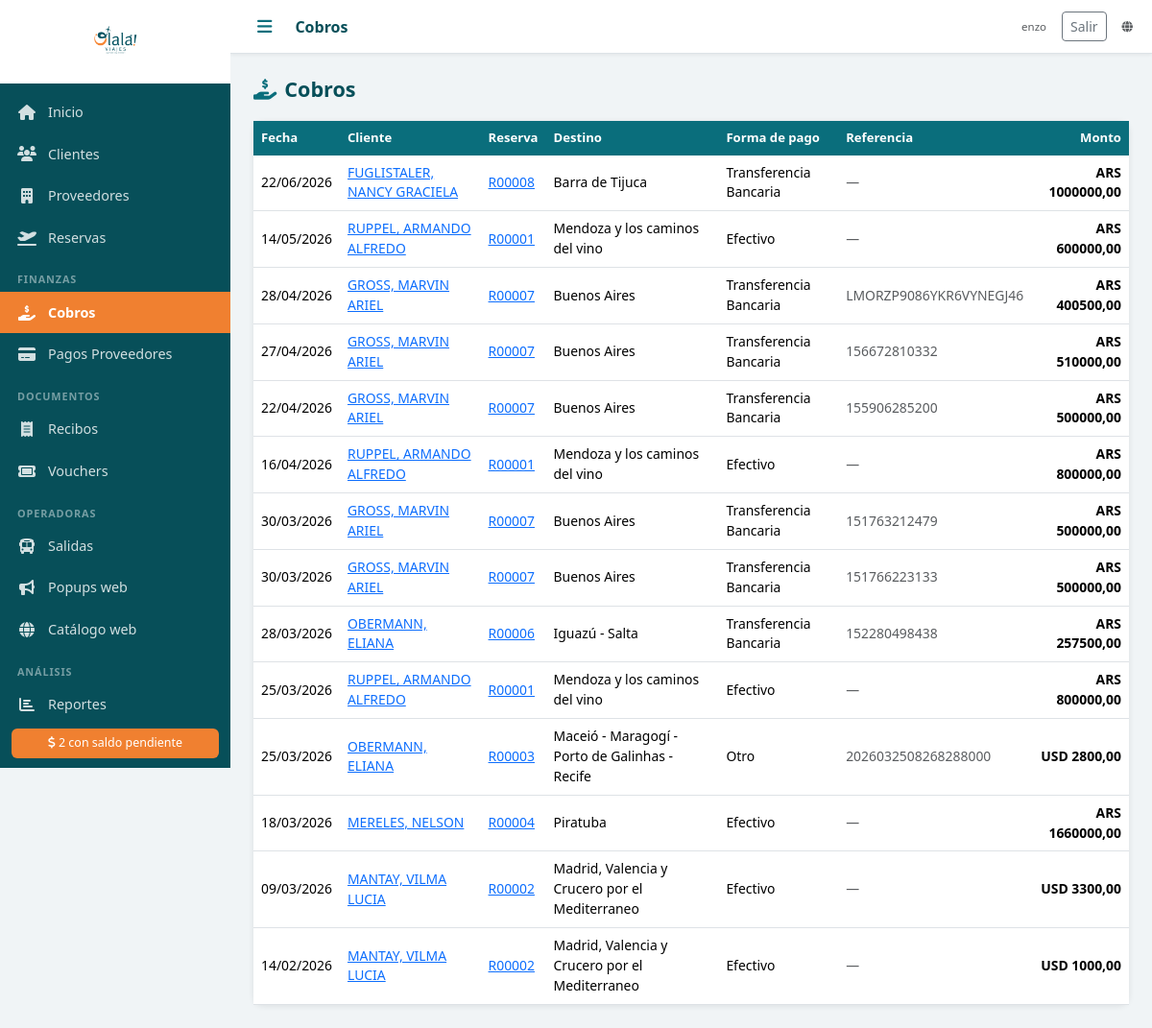
Page /cobros/ (signed in) on the committed database.
### agencia/models.py (models this page shows, shortened)
class Cobro(models.Model):
    reserva = models.ForeignKey(Reserva, on_delete=models.PROTECT, related_name='cobros', verbose_name='Reserva')
    fecha = models.DateField('Fecha')
    monto = models.DecimalField('Monto', max_digits=12, decimal_places=2)
    moneda = models.CharField('Moneda', max_length=3, choices=MONEDAS, default='ARS')
    forma_pago = models.CharField('Forma de pago', max_length=20, choices=FORMAS_PAGO)
    referencia = models.CharField('Referencia / Nro. comprobante', max_length=200, blank=True)
    notas = models.TextField('Notas', blank=True)
    created_at = models.DateTimeField(auto_now_add=True)
    class Meta:
        verbose_name = 'Cobro'
        verbose_name_plural = 'Cobros'
        ordering = ['-fecha']

class Reserva(models.Model):
    ESTADOS = [
        ('PENDIENTE', 'Pendiente'),
        ('CONFIRMADA', 'Confirmada'),
        ('EN_CURSO', 'En curso'),
        ('COMPLETADA', 'Completada'),
        ('CANCELADA', 'Cancelada'),
    ]
    numero = models.CharField('Nro. Reserva', max_length=20, unique=True, blank=True)
    cliente = models.ForeignKey(Cliente, on_delete=models.PROTECT, verbose_name='Cliente titular', related_name='reservas')
    descripcion = models.TextField('Descripción / Observaciones', blank=True)
    destino = models.CharField('Destino', max_length=200)
    fecha_salida = models.DateField('Fecha de salida')
    fecha_regreso = models.DateField('Fecha de regreso', null=True, blank=True)
    pasajeros_adicionales = models.ManyToManyField(
        Cliente, related_name='reservas_como_pasajero',
        blank=True, verbose_name='Pasajeros adicionales'
    )
    precio_venta = models.DecimalField('Precio de venta', max_digits=12, decimal_places=2, default=0)
    moneda_venta = models.CharField('Moneda venta', max_length=3, choices=MONEDAS, default='ARS')
    comision_porcentaje = models.DecimalField('Comisión (%)', max_digits=5, decimal_places=2, default=0)
    estado = models.CharField('Estado', max_length=20, choices=ESTADOS, default='PENDIENTE')
    notas = models.TextField('Notas internas', blank=True)
    created_at = models.DateTimeField(auto_now_add=True)
    updated_at = models.DateTimeField(auto_now=True)
    class Meta:
        verbose_name = 'Reserva'
        verbose_name_plural = 'Reservas'
        ordering = ['fecha_salida']

class Cliente(models.Model):
    TIPOS_DOC = [
        ('DNI', 'DNI'),
        ('PASAPORTE', 'Pasaporte'),
        ('LC', 'L.C.'),
        ('LE', 'L.E.'),
        ('CUIT', 'CUIT'),
    ]
    nombre = models.CharField('Nombre', max_length=100)
    apellido = models.CharField('Apellido', max_length=100)
    tipo_doc = models.CharField('Tipo de documento', max_length=20, choices=TIPOS_DOC, default='DNI')
    nro_doc = models.CharField('Nro. de documento', max_length=50, blank=True)
    email = models.EmailField('Email', blank=True)
    telefono = models.CharField('Teléfono', max_length=50, blank=True)
    direccion = models.CharField('Dirección', max_length=300, blank=True)
    fecha_nacimiento = models.DateField('Fecha de nacimiento', null=True, blank=True)
    notas = models.TextField('Notas', blank=True)
    foto_dni = models.FileField('Foto DNI', upload_to='dni/', blank=True, null=True)
    activo = models.BooleanField('Activo', default=True)
    created_at = models.DateTimeField(auto_now_add=True)
    updated_at = models.DateTimeField(auto_now=True)
    class Meta:
        verbose_name = 'Cliente'
        verbose_name_plural = 'Clientes'
        ordering = ['apellido', 'nombre']
    def __str__(self):
        return f"{self.apellido}, {self.nombre}"

### agencia/views.py (the view)
# urls.py: path('cobros/', login_required(views.cobros_lista), name='cobros_lista'),
def cobros_lista(request):
    cobros = Cobro.objects.select_related('reserva__cliente').all()
    return render(request, 'cobros/lista.html', {'cobros': cobros})

### agencia/context_processors.py (called while the page is built)
def agencia_sitio(request):
    return {'public_web_url': django_settings.PUBLIC_WEB_BASE_URL}

def estado_publicacion_web(request):
    return {'estado_publicacion': None, 'publicacion_log': ''}

def estado_fotos_salidas(request):
    if not request.user.is_authenticated:
        return {'estado_fotos': None}
    from .fotos_utils import resumen_fotos_salidas
    return {'estado_fotos': resumen_fotos_salidas()}

### templates/cobros/lista.html (shortened to what this page needs)
{% extends 'base.html' %}
{% block topbar_title %}Cobros{% endblock %}
{% block content %}
<div class="page-header">
  <h2><i class="fas fa-hand-holding-dollar me-2 text-teal"></i>Cobros</h2>
</div>
<div class="card">
  <div class="table-responsive">
    <table class="table table-hover mb-0">
      <thead><tr><th>Fecha</th><th>Cliente</th><th>Reserva</th><th>Destino</th><th>Forma de pago</th><th>Referencia</th><th class="text-end">Monto</th></tr></thead>
      <tbody>
        {% for c in cobros %}
        <tr>
          <td>{{ c.fecha|date:"d/m/Y" }}</td>
          <td><a href="{% url 'cliente_detalle' c.reserva.cliente.pk %}">{{ c.reserva.cliente }}</a></td>
          <td><a href="{% url 'reserva_detalle' c.reserva.pk %}">{{ c.reserva.numero }}</a></td>
          <td class="small">{{ c.reserva.destino }}</td>
          <td>{{ c.get_forma_pago_display }}</td>
          <td class="small text-muted">{{ c.referencia|default:"—" }}</td>
          <td class="text-end fw-bold moneda-{{ c.moneda }}">{{ c.moneda }} {{ c.monto|floatformat:2 }}</td>
        </tr>
        {% empty %}
        <tr><td colspan="7" class="text-center text-muted py-4">No hay cobros registrados.</td></tr>
        {% endfor %}
      </tbody>
    </table>
  </div>
</div>
{% endblock %}

### templates/base.html (shortened to what this page needs)
<!DOCTYPE html>
<html lang="es">
<head>
  {% load static %}
  <link rel="stylesheet" href="https://cdn.jsdelivr.net/npm/bootstrap@5.3.2/dist/css/bootstrap.min.css">
  <link rel="stylesheet" href="https://cdnjs.cloudflare.com/ajax/libs/font-awesome/6.5.0/css/all.min.css">
  <link rel="stylesheet" href="{% static 'css/olala.css' %}">
</head>
<body>
<div class="sidebar" id="sidebar">
  <div class="sidebar-logo">
    <img src="{% static 'img/logo.png' %}" alt="Olalá Viajes" class="logo-img">
  </div>
  <nav class="sidebar-nav">
    <a href="{% url 'dashboard' %}" class="nav-item {% if request.resolver_match.url_name == 'dashboard' %}active{% endif %}">
      <i class="fas fa-home"></i><span>Inicio</span>
    </a>
    <a href="{% url 'clientes_lista' %}" class="nav-item {% if 'cliente' in request.resolver_match.url_name %}active{% endif %}">
      <i class="fas fa-users"></i><span>Clientes</span>
    </a>
    <a href="{% url 'proveedores_lista' %}" class="nav-item {% if 'proveedor' in request.resolver_match.url_name %}active{% endif %}">
      <i class="fas fa-building"></i><span>Proveedores</span>
    </a>
    <a href="{% url 'reservas_lista' %}" class="nav-item {% if 'reserva' in request.resolver_match.url_name %}active{% endif %}">
      <i class="fas fa-plane-departure"></i><span>Reservas</span>
    </a>
    <div class="nav-section">Finanzas</div>
    <a href="{% url 'cobros_lista' %}" class="nav-item {% if 'cobro' in request.resolver_match.url_name %}active{% endif %}">
      <i class="fas fa-hand-holding-dollar"></i><span>Cobros</span>
    </a>
    <a href="{% url 'pagos_proveedor_lista' %}" class="nav-item {% if 'pago_proveedor' in request.resolver_match.url_name %}active{% endif %}">
      <i class="fas fa-credit-card"></i><span>Pagos Proveedores</span>
    </a>
    <div class="nav-section">Documentos</div>
    <a href="{% url 'recibos_lista' %}" class="nav-item {% if 'recibo' in request.resolver_match.url_name %}active{% endif %}">
      <i class="fas fa-receipt"></i><span>Recibos</span>
    </a>
    <a href="{% url 'vouchers_lista' %}" class="nav-item {% if 'voucher' in request.resolver_match.url_name %}active{% endif %}">
      <i class="fas fa-ticket"></i><span>Vouchers</span>
    </a>
    <div class="nav-section">Operadoras</div>
    <a href="{% url 'salidas_lista' %}" class="nav-item {% if 'salida' in request.resolver_match.url_name %}active{% endif %}">
      <i class="fas fa-bus"></i><span>Salidas</span>
    </a>
    <a href="{% url 'popups_lista' %}" class="nav-item {% if 'popup' in request.resolver_match.url_name %}active{% endif %}">
      <i class="fas fa-bullhorn"></i><span>Popups web</span>
    </a>
    <a href="{{ public_web_url }}/" class="nav-item" target="_blank" rel="noopener">
      <i class="fas fa-globe"></i><span>Catálogo web</span>
    </a>
    <div class="nav-section">Análisis</div>
    <a href="{% url 'reportes' %}" class="nav-item {% if 'reporte' in request.resolver_match.url_name %}active{% endif %}">
      <i class="fas fa-chart-bar"></i><span>Reportes</span>
    </a>
  </nav>
  {% if alertas_salidas > 0 or alertas_saldos > 0 %}
  <div class="sidebar-alerts">
    {% if alertas_saldos > 0 %}
    <a href="{% url 'reporte_saldos' %}" class="alert-badge">
      <i class="fas fa-dollar-sign"></i> {{ alertas_saldos }} con saldo pendiente
    </a>
    {% endif %}
  </div>
  {% endif %}
</div>
<div class="main-content">
  <div class="topbar">
    <button class="btn-menu" onclick="toggleSidebar()"><i class="fas fa-bars"></i></button>
    <div class="topbar-title">{% block topbar_title %}{% endblock %}</div>
    <div class="topbar-right d-flex align-items-center gap-3">
      {% if user.is_authenticated %}
      <span class="text-muted small">{{ user.get_username }}</span>
      <form method="post" action="{% url 'logout' %}" class="d-inline mb-0">
        <button type="submit" class="btn btn-sm btn-outline-secondary">Salir</button>
      </form>
      {% endif %}
      <a href="{{ public_web_url }}/" class="text-muted small" target="_blank" rel="noopener" title="Catálogo público (olala-viajes.web.app)"><i class="fas fa-globe"></i></a>
    </div>
  </div>
  <div class="content-area">
    {% block content %}{% endblock %}
  </div>
</div>
</body>
</html>

### static/css/olala.css (style rules this page uses)
:root { --teal: #0a6e7c; --teal-dark: #074f59; --teal-light: #e0f2f5; --orange: #f08030; --orange-light: #fff3e8; --sidebar-width: 240px; --topbar-height: 56px; }
* { box-sizing: border-box; }
body { margin: 0; font-family: 'Segoe UI', sans-serif; background: #f0f4f6; }
.sidebar { position: fixed; top: 0; left: 0; width: var(--sidebar-width); height: 100vh; background: var(--teal-dark); display: flex; flex-direction: column; z-index: 1000; transition: width 0.25s; overflow-x: hidden; }
.sidebar-logo { padding: 16px 12px; background: white; text-align: center; min-height: 80px; display: flex; align-items: center; justify-content: center; }
.logo-img { max-width: 160px; max-height: 55px; object-fit: contain; }
.sidebar-nav { flex: 1; overflow-y: auto; padding: 8px 0; }
.nav-item { display: flex; align-items: center; gap: 12px; padding: 11px 18px; color: rgba(255,255,255,0.82); text-decoration: none; font-size: 0.9rem; transition: background 0.15s, color 0.15s; white-space: nowrap; }
.nav-item.active { background: var(--orange); color: white; font-weight: 600; }
.nav-item i { width: 20px; text-align: center; font-size: 1rem; flex-shrink: 0; }
.nav-section { padding: 14px 18px 4px; font-size: 0.68rem; text-transform: uppercase; letter-spacing: 0.08em; color: rgba(255,255,255,0.45); font-weight: 600; }
.sidebar-alerts { padding: 10px 12px; }
.alert-badge { display: block; background: var(--orange); color: white; padding: 6px 10px; border-radius: 6px; font-size: 0.78rem; text-decoration: none; text-align: center; }
.main-content { margin-left: var(--sidebar-width); min-height: 100vh; transition: margin-left 0.25s; display: flex; flex-direction: column; }
.topbar { height: var(--topbar-height); background: white; border-bottom: 1px solid #dde3e7; display: flex; align-items: center; padding: 0 20px; gap: 16px; position: sticky; top: 0; z-index: 100; box-shadow: 0 1px 4px rgba(0,0,0,0.07); }
.btn-menu { background: none; border: none; font-size: 1.1rem; color: var(--teal); cursor: pointer; padding: 4px 8px; }
.topbar-title { font-size: 1rem; font-weight: 600; color: var(--teal-dark); flex: 1; }
.topbar-right { font-size: 0.82rem; color: #999; }
.content-area { padding: 24px; flex: 1; }
.card { border: none; border-radius: 10px; box-shadow: 0 1px 6px rgba(0,0,0,0.09); }
.text-teal { color: var(--teal) !important; }
.table th { background: var(--teal); color: white; font-weight: 600; font-size: 0.82rem; border: none; }
.table td { font-size: 0.87rem; vertical-align: middle; }
.moneda-ARS { color: #1a7a3a; font-weight: 600; }
.moneda-USD { color: #1a4a7a; font-weight: 600; }
.page-header { display: flex; align-items: center; justify-content: space-between; margin-bottom: 20px; }
.page-header h2 { margin: 0; color: var(--teal-dark); font-size: 1.35rem; font-weight: 700; }

### rows in the picture
Cobro: fecha "22/06/2026", reserva.cliente "FUGLISTALER, NANCY GRACIELA", reserva.numero "R00008", reserva.destino "Barra de Tijuca", forma_pago "Transferencia Bancaria", referencia "—", moneda "ARS", monto "1000000,00"
Cobro: fecha "14/05/2026", reserva.cliente "RUPPEL, ARMANDO ALFREDO", reserva.numero "R00001", reserva.destino "Mendoza y los caminos del vino", forma_pago "Efectivo", referencia "—", moneda "ARS", monto "600000,00"
Cobro: fecha "28/04/2026", reserva.cliente "GROSS, MARVIN ARIEL", reserva.numero "R00007", reserva.destino "Buenos Aires", forma_pago "Transferencia Bancaria", referencia "LMORZP9086YKR6VYNEGJ46", moneda "ARS", monto "400500,00"
Cobro: fecha "27/04/2026", reserva.cliente "GROSS, MARVIN ARIEL", reserva.numero "R00007", reserva.destino "Buenos Aires", forma_pago "Transferencia Bancaria", referencia "156672810332", moneda "ARS", monto "510000,00"
Cobro: fecha "22/04/2026", reserva.cliente "GROSS, MARVIN ARIEL", reserva.numero "R00007", reserva.destino "Buenos Aires", forma_pago "Transferencia Bancaria", referencia "155906285200", moneda "ARS", monto "500000,00"
Cobro: fecha "16/04/2026", reserva.cliente "RUPPEL, ARMANDO ALFREDO", reserva.numero "R00001", reserva.destino "Mendoza y los caminos del vino", forma_pago "Efectivo", referencia "—", moneda "ARS", monto "800000,00"
Cobro: fecha "30/03/2026", reserva.cliente "GROSS, MARVIN ARIEL", reserva.numero "R00007", reserva.destino "Buenos Aires", forma_pago "Transferencia Bancaria", referencia "151763212479", moneda "ARS", monto "500000,00"
Cobro: fecha "30/03/2026", reserva.cliente "GROSS, MARVIN ARIEL", reserva.numero "R00007", reserva.destino "Buenos Aires", forma_pago "Transferencia Bancaria", referencia "151766223133", moneda "ARS", monto "500000,00"
Cobro: fecha "28/03/2026", reserva.cliente "OBERMANN, ELIANA", reserva.numero "R00006", reserva.destino "Iguazú - Salta", forma_pago "Transferencia Bancaria", referencia "152280498438", moneda "ARS", monto "257500,00"
Cobro: fecha "25/03/2026", reserva.cliente "RUPPEL, ARMANDO ALFREDO", reserva.numero "R00001", reserva.destino "Mendoza y los caminos del vino", forma_pago "Efectivo", referencia "—", moneda "ARS", monto "800000,00"
Cobro: fecha "25/03/2026", reserva.cliente "OBERMANN, ELIANA", reserva.numero "R00003", reserva.destino "Maceió - Maragogí - Porto de Galinhas - Recife", forma_pago "Otro", referencia "2026032508268288000", moneda "USD", monto "2800,00"
Cobro: fecha "18/03/2026", reserva.cliente "MERELES, NELSON", reserva.numero "R00004", reserva.destino "Piratuba", forma_pago "Efectivo", referencia "—", moneda "ARS", monto "1660000,00"
Cobro: fecha "09/03/2026", reserva.cliente "MANTAY, VILMA LUCIA", reserva.numero "R00002", reserva.destino "Madrid, Valencia y Crucero por el Mediterraneo", forma_pago "Efectivo", referencia "—", moneda "USD", monto "3300,00"
Cobro: fecha "14/02/2026", reserva.cliente "MANTAY, VILMA LUCIA", reserva.numero "R00002", reserva.destino "Madrid, Valencia y Crucero por el Mediterraneo", forma_pago "Efectivo", referencia "—", moneda "USD", monto "1000,00"

### other values in the picture
{{ alertas_saldos }} "2"
{{ user.get_username }} "enzo"
